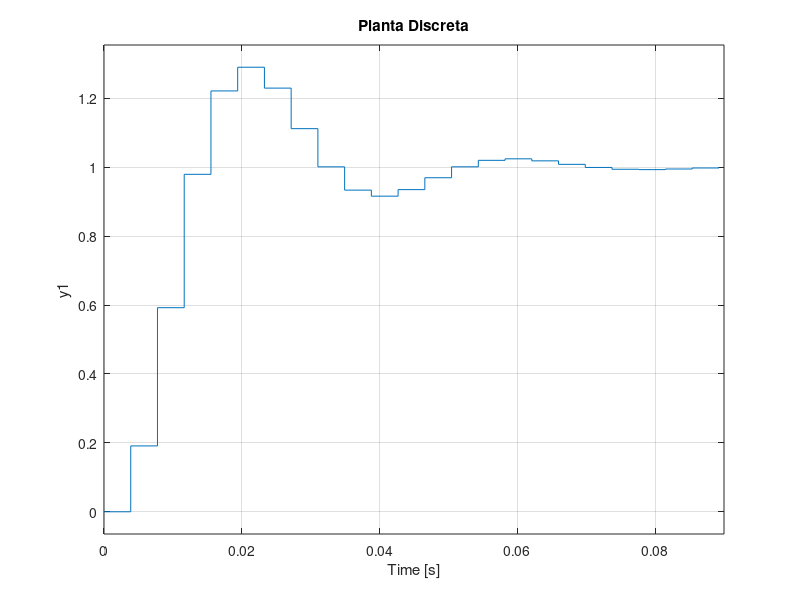
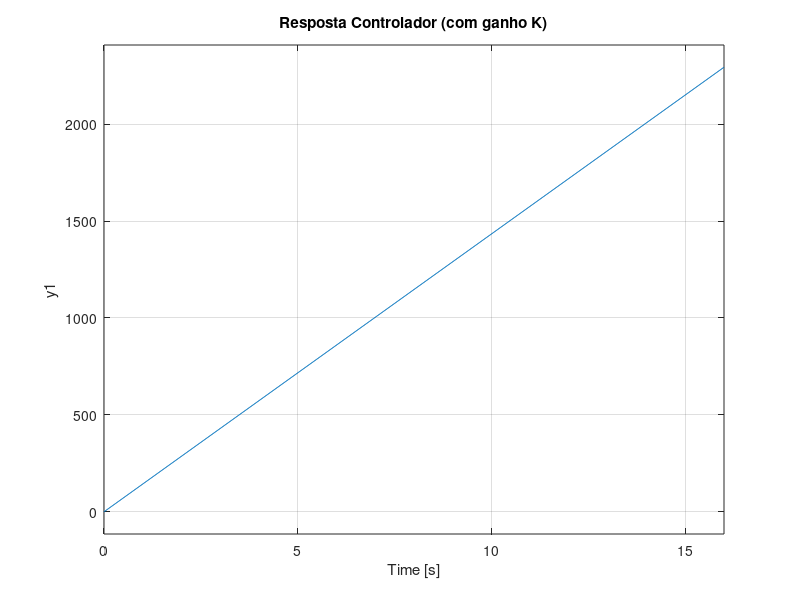
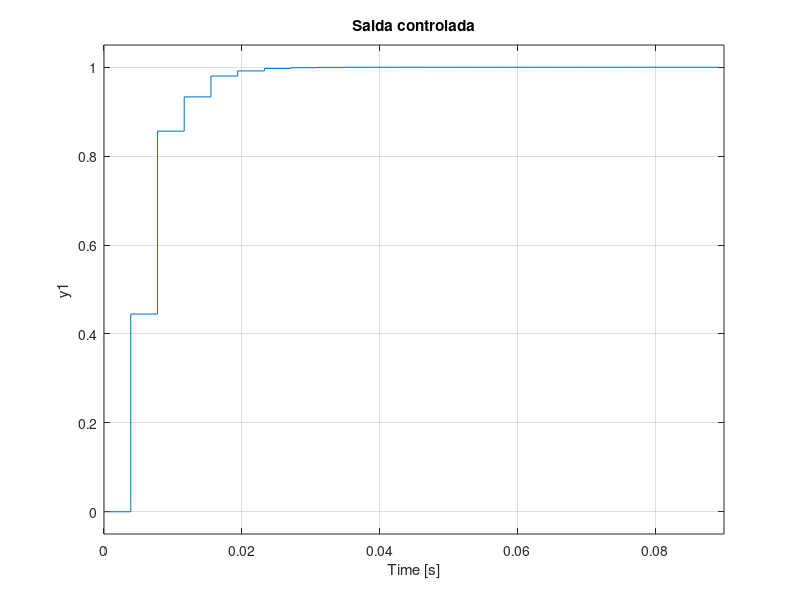

MATLAB code to generate these figures, in order:
## Comandos Octave
clc
clear
zoom on
pkg load control
##


### Planta
Mp = 0.29032 % 0.144/0.496 
tal = 0.366312831610983
omega_n = 175.847
ts5 = 3/(tal*omega_n)
T = ts5 / 12 
n = omega_n^2;
d = [1 2*tal*omega_n omega_n^2];
Gs = tf(n,d);
bloco = Gs;
Gz = c2d(Gs,T)
figure(1)
step(Gz)
title('Planta Discreta')

### Controlador
num = [1, -1.254, 0.60650]
den = [1, -0.52524, -0.47476]
controlador_semK_tf = tf(num,den,T)
K = 2.3267
figure(2)
step(K*controlador_semK_tf,16)
title('Resposta Controlador (com ganho K)')

### Malha aberta e fechada
FTMA = minreal(controlador_semK_tf * Gz)
FTMF = minreal(feedback(K*FTMA,1))
figure(3)
step(FTMF)
title('Saida controlada')

